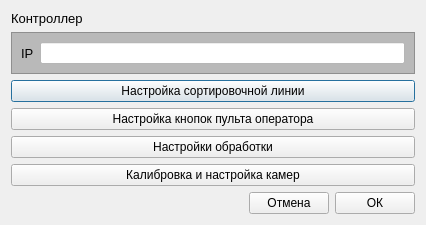
<?xml version="1.0" encoding="UTF-8"?>
<ui version="4.0">
 <class>settingsWindow</class>
 <widget class="QDialog" name="settingsWindow">
  <property name="windowTitle">
   <string>Настройки</string>
  </property>
  <layout class="QGridLayout" name="gridLayout">
   <property name="sizeConstraint">
    <enum>QLayout::SetMinimumSize</enum>
   </property>
   <item row="0" column="0">
    <widget class="QLabel" name="label">
     <property name="sizePolicy">
      <sizepolicy hsizetype="Preferred" vsizetype="Fixed">
       <horstretch>0</horstretch>
       <verstretch>0</verstretch>
      </sizepolicy>
     </property>
     <property name="font">
      <font>
       <pointsize>10</pointsize>
      </font>
     </property>
     <property name="text">
      <string>Контроллер</string>
     </property>
    </widget>
   </item>
   <item row="1" column="0">
    <layout class="QVBoxLayout" name="verticalLayout">
     <item>
      <widget class="QFrame" name="frame">
       <property name="styleSheet">
        <string notr="true">background-color: rgb(185, 185, 185);</string>
       </property>
       <property name="frameShape">
        <enum>QFrame::StyledPanel</enum>
       </property>
       <property name="frameShadow">
        <enum>QFrame::Raised</enum>
       </property>
       <layout class="QHBoxLayout" name="horizontalLayout_3">
        <item>
         <layout class="QHBoxLayout" name="horizontalLayout">
          <item>
           <widget class="QLabel" name="label_3">
            <property name="font">
             <font>
              <pointsize>10</pointsize>
             </font>
            </property>
            <property name="text">
             <string>IP</string>
            </property>
           </widget>
          </item>
          <item>
           <widget class="QLineEdit" name="ipEdit">
            <property name="enabled">
             <bool>true</bool>
            </property>
            <property name="styleSheet">
             <string notr="true">background-color: rgb(255, 255, 255);</string>
            </property>
           </widget>
          </item>
         </layout>
        </item>
       </layout>
      </widget>
     </item>
     <item>
      <widget class="QPushButton" name="settingLine">
       <property name="text">
        <string>Настройка сортировочной линии</string>
       </property>
      </widget>
     </item>
     <item>
      <widget class="QPushButton" name="settingButtons">
       <property name="text">
        <string>Настройка кнопок пульта оператора</string>
       </property>
      </widget>
     </item>
     <item>
      <widget class="QPushButton" name="settingProcessing">
       <property name="text">
        <string>Настройки обработки</string>
       </property>
      </widget>
     </item>
     <item>
      <widget class="QPushButton" name="Cameras">
       <property name="text">
        <string>Калибровка и настройка камер</string>
       </property>
      </widget>
     </item>
    </layout>
   </item>
   <item row="2" column="0">
    <layout class="QHBoxLayout" name="horizontalLayout_4">
     <item>
      <spacer name="horizontalSpacer">
       <property name="orientation">
        <enum>Qt::Horizontal</enum>
       </property>
       <property name="sizeHint" stdset="0">
        <size>
         <width>238</width>
         <height>20</height>
        </size>
       </property>
      </spacer>
     </item>
     <item>
      <layout class="QHBoxLayout" name="horizontalLayout_2">
       <item>
        <widget class="QPushButton" name="Cancel">
         <property name="text">
          <string>Отмена</string>
         </property>
        </widget>
       </item>
       <item>
        <widget class="QPushButton" name="OK_Button">
         <property name="text">
          <string>ОК</string>
         </property>
        </widget>
       </item>
      </layout>
     </item>
    </layout>
   </item>
  </layout>
 </widget>
 <resources/>
 <connections/>
</ui>
